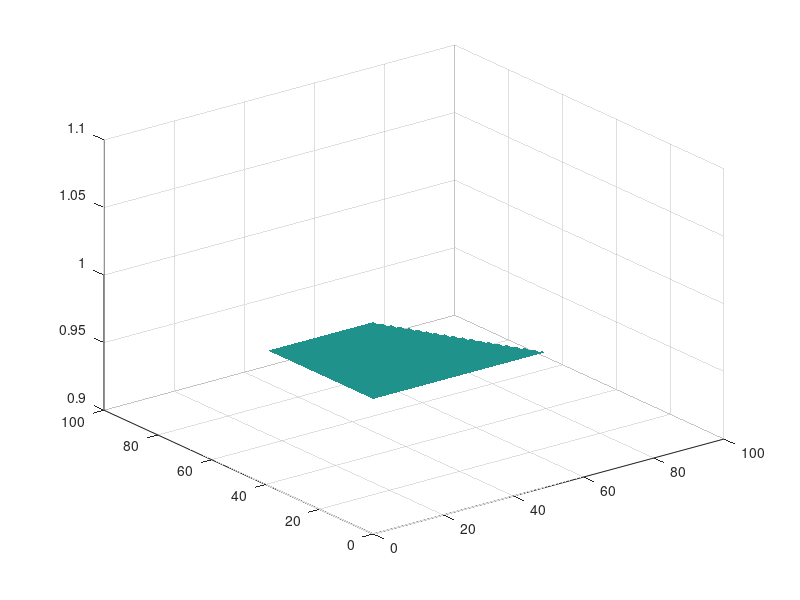

The MATLAB source for this figure:
v = 0:1:100;  % plotting range from -5 to 5
[x y] = meshgrid(v);  % get 2-D mesh for x and y

fobj = 3*x+2*y;  % check conditions for these values
cond1 = x + y < 80;
cond2 = 2*x + y < 100;
cond3 = y < 40;

fobj = double(fobj);  % convert to double for plotting
cond1 = double(cond1);
cond2 = double(cond2);
cond3 = double(cond3);

fobj(fobj == 0) = NaN;  % set the 0s to NaN so they are not plotted
cond1(cond1 == 0) = NaN;
cond2(cond2 == 0) = NaN;
cond3(cond3 == 0) = NaN;

cond = cond2 .* cond3 .* cond1;  % multiply the two condaces to keep only the common points
surf(x,y,cond)
shading interp; 
